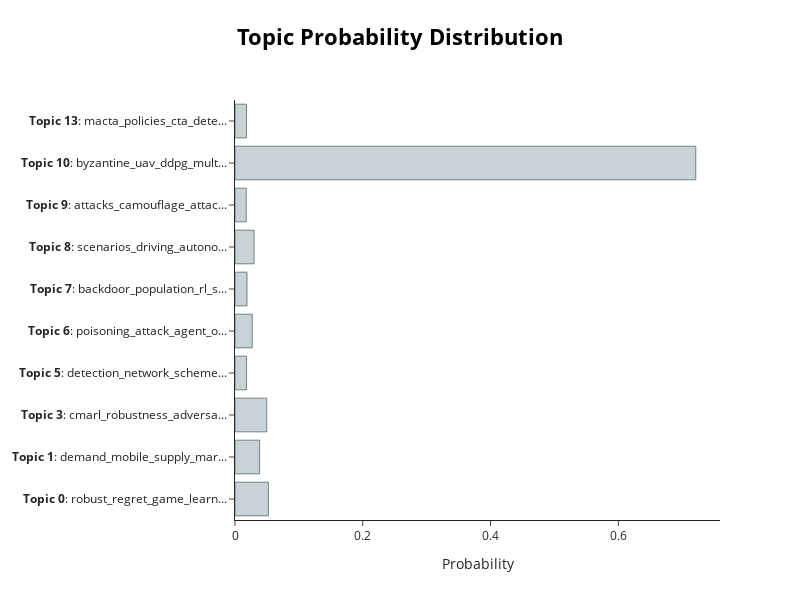

Here is the notebook cell this chart was saved with:
### Code cell
# Visualize the topic-document distribution for a single document
topic_model.visualize_distribution(topic_distr[12])

### Figure 1 — Plotly figure (JSON) as saved in the notebook; plotly's stock layout.template omitted (floating-point values rounded to 4 significant figures)
{"data": [{"marker": {"color": "#C8D2D7", "line": {"color": "#6E8484", "width": 1}}, "orientation": "h", "type": "bar", "x": [0.05228, 0.0385, 0.04971, 0.0181, 0.02695, 0.01876, 0.02988, 0.01758, 0.7212, 0.01807], "y": ["<b>Topic 0</b>: robust_regret_game_learn...", "<b>Topic 1</b>: demand_mobile_supply_mar...", "<b>Topic 3</b>: cmarl_robustness_adversa...", "<b>Topic 5</b>: detection_network_scheme...", "<b>Topic 6</b>: poisoning_attack_agent_o...", "<b>Topic 7</b>: backdoor_population_rl_s...", "<b>Topic 8</b>: scenarios_driving_autono...", "<b>Topic 9</b>: attacks_camouflage_attac...", "<b>Topic 10</b>: byzantine_uav_ddpg_mult...", "<b>Topic 13</b>: macta_policies_cta_dete..."]}], "layout": {"height": 600, "hoverlabel": {"bgcolor": "white", "font": {"family": "Rockwell", "size": 16}}, "title": {"font": {"color": "Black", "size": 22}, "text": "<b>Topic Probability Distribution</b>", "x": 0.5, "xanchor": "center", "y": 0.95, "yanchor": "top"}, "width": 800, "xaxis": {"title": {"text": "Probability"}}}}
